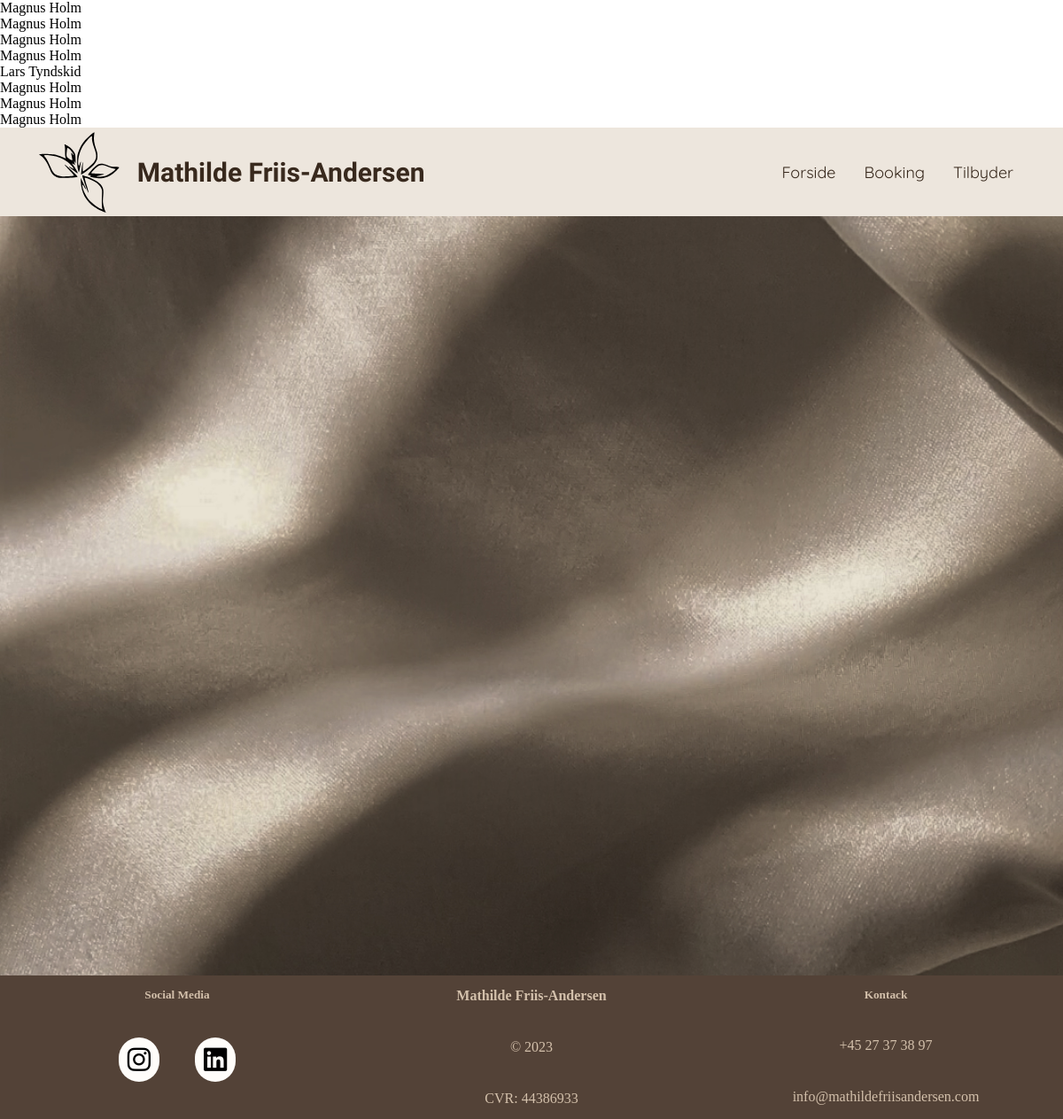
Page /dashboard.php on the committed database.
### tables this page shows
CREATE TABLE `people` (
  `id` int(11) NOT NULL AUTO_INCREMENT,
  `first_name` varchar(75) DEFAULT NULL,
  `last_name` varchar(75) DEFAULT NULL,
  `email` varchar(320) DEFAULT NULL,
  `phone_number` int(11) DEFAULT NULL,
  `dmy` date DEFAULT NULL,
  `time` time DEFAULT NULL,
  `problem` text DEFAULT NULL,
  PRIMARY KEY (`id`)
);

### settings/init.php (called while the page is built, shortened)
<?php
require "classes/classDB.php";
if (CONFIG_LIVE == 0) {
  $DB_SERVER = "localhost";
  $DB_NAME = "bookings";
  $DB_USER = "root";
  $DB_PASS = "";
} else {
  $DB_SERVER = "";
  $DB_NAME = "";
  $DB_USER = "";
  $DB_PASS = "";
}
$db = new db($DB_SERVER, $DB_NAME, $DB_USER, $DB_PASS);

### classes/classDB.php (called while the page is built, shortened)
<?php
class db {
    private $dbCon;
    private $prepare_result;
    public $lastQuery;
    private $DB_SERVER;
    private $DB_NAME;
    private $DB_USER;
    private $DB_PASS;
    function __construct($DB_SERVER, $DB_NAME, $DB_USER, $DB_PASS) {
        $this->DB_SERVER = $DB_SERVER;
        $this->DB_NAME = $DB_NAME;
        $this->DB_USER = $DB_USER;
        $this->DB_PASS = $DB_PASS;
    }
    private function openConnection() {
        try{
            $this->dbCon = new PDO("mysql:host=".$this->DB_SERVER.";dbname=".$this->DB_NAME,$this->DB_USER,$this->DB_PASS);
            $this->dbCon->exec("set names utf8");
            $this->dbCon->setAttribute(PDO::ATTR_EMULATE_PREPARES, TRUE);
            $this->dbCon->setAttribute(PDO::ATTR_ERRMODE, PDO::ERRMODE_EXCEPTION);
        } catch (Exception $e) {
            if(CONFIG_LIVE == 1) {
                exit('Problems with database. We have been notified');
            } else {
                die($e->getMessage());
            }
        }
    }
    private function sqlQuery($sql) {
        $this->lastQuery = $sql;
        try{
            if(!$this->prepare_result = $this->dbCon->prepare($sql)){
                throw new Exception("PDO prepare error");
            }
        }catch (Exception $e){
	        if (CONFIG_LIVE == 0) {
                die($e->getMessage());
	        }
            exit;
        }
    }
    private function sqlExecute(){
        try{
            $this->prepare_result->execute();
            return $this->prepare_result;
        }catch (Exception $e){
            if (CONFIG_LIVE == "0") {
                $output = "<strong>Error message: </strong>".$e->getMessage()."<br><br>";
                $output .= "<strong>In file:</strong> ".$e->getFile().":".$e->getLine()."<br><br>";
                $output .= "<strong>Stack trace:</strong><pre>".$e->getTraceAsString()."</pre>";
                $output .= "<strong>Last SQL query:</strong><br><code>" . $this->lastQuery . "</code><br>";
            } else {
                $output = "An error has occurred in the database.";
            }
            echo $output;
            exit;
        }
    }
    public function sql($sql="", $binds=[], $select=true) {
        $result = [];
        $this->sqlQuery($sql);
        $dbResult = $this->sqlExecute();
        if($select){
            while($row =  $dbResult->fetch(PDO::FETCH_OBJ)) {
                $result[] = $row;
            }
            return $result;
        }else{
            return $dbResult;
        }
    }
}
?>

### dashboard.php (the view, shortened to what this page needs)
<?php
require "settings/init.php";
$bookings = $db->sql("SELECT * FROM people");
foreach ($bookings as $booking) {
  echo "<p>$booking->first_name $booking->last_name</p>";
}
?>
<!DOCTYPE html>
<html lang="en">
<head>
  <link rel="stylesheet" href="https://cdnjs.cloudflare.com/ajax/libs/font-awesome/6.2.1/css/all.min.css">
  <link rel="stylesheet" href="css/stylesheet.css">
  <link rel="stylesheet" href="css/style.css">
</head>
<body>
  <header>
    <nav class="desktop-nav">
      <div>
        <img src="img/MFA_Blomst-removebg-preview.svg">
        <h1>Mathilde Friis-Andersen</h1>
      </div>
      <ul>
        <li><a href="#">Forside</a></li>
        <li><a href="booking.php">Booking</a></li>
        <li><a href="#">Tilbyder</a></li>
      </ul>
    </nav>
  </header>
  <main>
  </main>
  <footer>
    <div>
      <h5>Social Media</h5>
      <div class="social-media">
        <i class="fa-brands fa-instagram"></i>
        <i class="fa-brands fa-linkedin"></i>
      </div>
    </div>
    <div>
      <h4>Mathilde Friis-Andersen</h4>
      <p>© 2023</p>
      <p>CVR: 44386933</p>
    </div>
    <div>
      <h5>Kontack</h5>
      <a>+45 27 37 38 97</a>
      <a>info@mathildefriisandersen.com</a>
    </div>
  </footer>
</body>
</html>

### css/stylesheet.css (style rules this page uses)
* { margin: 0; }
nav { display: flex; background-color: #EDE6DD; justify-content: space-between; align-items: center; padding: 0 40px; }
ul { list-style-type: none; margin: 0; padding: 0; overflow: hidden; display: flex; }
nav img { height: 100px; }
nav div { display: flex; align-items: center; }
nav h1 { padding-left: 12px; color: #38291D; font-size: 30px; font-family: 'Work Sans', sans-serif; }
li a { text-align: center; padding: 14px 16px; text-decoration: none; font-size: 18px; color: #38291D; font-family: 'Quicksand', sans-serif; }
footer { background-color: #534237; color: #D3C0AB; display: flex; justify-content: space-around; }
footer div { display: flex; flex-direction: column; gap: 40px; text-align: center; width: 212px; padding: 14px; }
.fa-brands { font-size: 30px; background-color: #FFFDFA; color: #000000; padding: 10px; border-radius: 30px; }
.social-media { display: flex; flex-direction: row; justify-content: center; padding: 0; }

### css/style.css (style rules this page uses)
* { padding: 0; margin: 0; }
main { background-image: url("../img/Landing.jpg"); background-repeat: no-repeat; background-size: cover; display: flex; justify-content: center; padding: 148px 0 171px; height: calc(100vh - 162px - 100px); }

### rows in the picture
people: first_name "Magnus", last_name "Holm"
people: first_name "Magnus", last_name "Holm"
people: first_name "Magnus", last_name "Holm"
people: first_name "Magnus", last_name "Holm"
people: first_name "Lars", last_name "Tyndskid"
people: first_name "Magnus", last_name "Holm"
people: first_name "Magnus", last_name "Holm"
people: first_name "Magnus", last_name "Holm"
